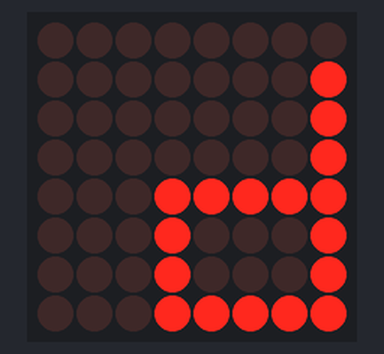
Bench run of a sketch on a simulated Arduino Uno, built with avr-gcc and run on an emulated ATmega328P. Parts: 8×8 LED matrix. What the sketch prints to the serial monitor is not drawn.

Above: at 0.23 s.
At 2.03 s:
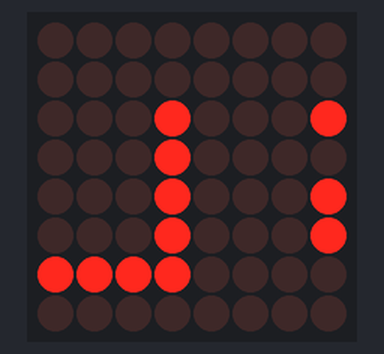
At 3.83 s:
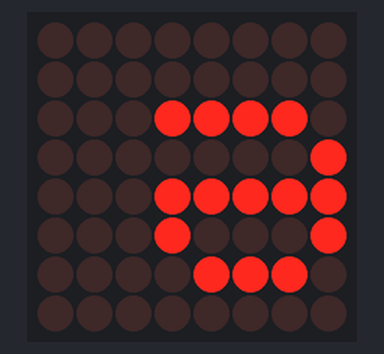
At 7.43 s:
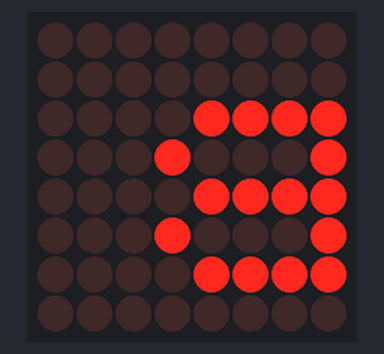
At 10.88 s:
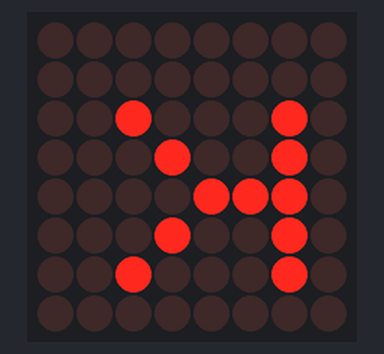
At 14.2 s:
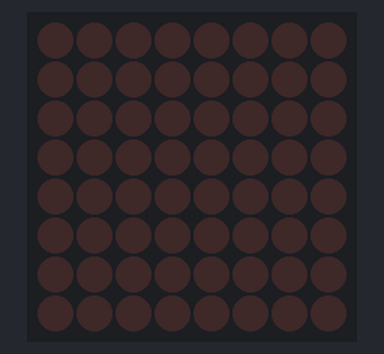

The sketch:

lmatrix.ino
```cpp
#include <LedControl.h>

const int DIN_PIN = 12;
const int CLK_PIN = 11;
const int CS_PIN = 10;

LedControl lc = LedControl(DIN_PIN, CLK_PIN, CS_PIN, 1);

byte char_R[8] = {
  B11111000,
  B10001000,
  B10001000,
  B11111000,
  B10000000,
  B10000000,
  B10000000,
  B00000000
};

byte char_e[8] = {
  B00000000,
  B01110000,
  B10001000,
  B11111000,
  B10000000,
  B01111000,
  B00000000,
  B00000000
};

byte char_p[8] = {
  B00000000,
  B11111000,
  B10001000,
  B10001000,
  B10001000,
  B10001000,
  B00000000,
  B00000000
};

byte char_e2[8] = {
  B00000000,
  B01110000,
  B10001000,
  B11111000,
  B10000000,
  B01111000,
  B00000000,
  B00000000
};

byte char_t[8] = {
  B00000000,
  B11111000,
  B00100000,
  B00100000,
  B00100000,
  B00100000,
  B00000000,
  B00000000
};

byte char_o[8] = {
  B00000000,
  B01110000,
  B10001000,
  B10001000,
  B10001000,
  B01110000,
  B00000000,
  B00000000
};

byte char_v[8] = {
  B00000000,
  B11110000,
  B10001000,
  B11110000,
  B10001000,
  B11110000,
  B00000000,
  B00000000
};

byte char_s[8] = {
  B00000000,
  B01110000,
  B10000000,
  B10000000,
  B10000000,
  B01110000,
  B00000000,
  B00000000
};

byte char_soft[8] = {
  B00000000,
  B10000000,
  B10000000,
  B11110000,
  B10001000,
  B11110000,
  B00000000,
  B00000000
};

byte char_k[8] = {
  B00000000,
  B10001000,
  B10010000,
  B11100000,
  B10010000,
  B10001000,
  B00000000,
  B00000000
};

byte char_i[8] = {
  B00000000,
  B10001000,
  B10011000,
  B10101000,
  B11001000,
  B10001000,
  B00000000,
  B00000000
};

byte char_y[8] = {
  B01010000,
  B10001000,
  B10011000,
  B10101000,
  B11001000,
  B10001000,
  B00000000,
  B00000000
};

byte char_space[8] = {
  B00000000,
  B00000000,
  B00000000,
  B00000000,
  B00000000,
  B00000000,
  B00000000,
  B00000000
};


byte* surname[] = {
  char_R,
  char_e,
  char_p,
  char_e2,
  char_t,
  char_o,
  char_v,
  char_s,
  char_soft,
  char_k,
  char_i,
  char_y,
  char_space,
  char_space
};

const int numChars = sizeof(surname) / sizeof(surname[0]);

int scrollPosition = 0;
unsigned long previousMillis = 0;
const long scrollDelay = 150;

void setup() {
  Serial.begin(9600);

  lc.shutdown(0, false);
  lc.setIntensity(0, 8);
  lc.clearDisplay(0);

  Serial.println("Scrolling Cyrillic text: Репетовський");
}

void loop() {
  unsigned long currentMillis = millis();


  if (currentMillis - previousMillis >= scrollDelay) {
    previousMillis = currentMillis;
    lc.clearDisplay(0);
    displayScrollingText();
    scrollPosition++;
    if (scrollPosition >= numChars * 8 + 8) {
      scrollPosition = 0;
    }
  }
}

void displayScrollingText() {
  int charIndex = scrollPosition / 8;
  int columnOffset = scrollPosition % 8;

  for (int displayCol = 0; displayCol < 8; displayCol++) {
    int sourceCharIndex = charIndex + (displayCol + columnOffset) / 8;
    int sourceColumn = (displayCol + columnOffset) % 8;

    if (sourceCharIndex < numChars) {
      byte columnData = 0;
      for (int row = 0; row < 8; row++) {
        if (surname[sourceCharIndex][row] & (1 << (7 - sourceColumn))) {
          columnData |= (1 << row);
        }
      }
      lc.setColumn(0, 7 - displayCol, columnData);
    }
  }
}

void setPixel(int row, int col, bool state) {
  lc.setLed(0, row, col, state);
}

void displayCustomPattern(byte pattern[8]) {
  for (int row = 0; row < 8; row++) {
    lc.setRow(0, row, pattern[row]);
  }
}

void createCustomChar(byte charPattern[8]) {

  for (int i = 0; i < 8; i++) {
    charPattern[i] = B00000000;
  }

  charPattern[0] = B11111110;
  charPattern[1] = B10000010;
  charPattern[2] = B10000010;
  charPattern[3] = B11111110;
  charPattern[4] = B10001000;
  charPattern[5] = B10000100;
  charPattern[6] = B10000010;
  charPattern[7] = B00000000;
}

void testAllCharacters() {
  for (int i = 0; i < numChars; i++) {
    displayCustomPattern(surname[i]);
    delay(1000);
    lc.clearDisplay(0);
    delay(200);
  }
}
```

Measured:
- by itself, everything shown: repeats every 18.0 s, in 94 steps
- what the display in image 5 shows lasts 4.1 s, from 14.1 s to 18.2 s
